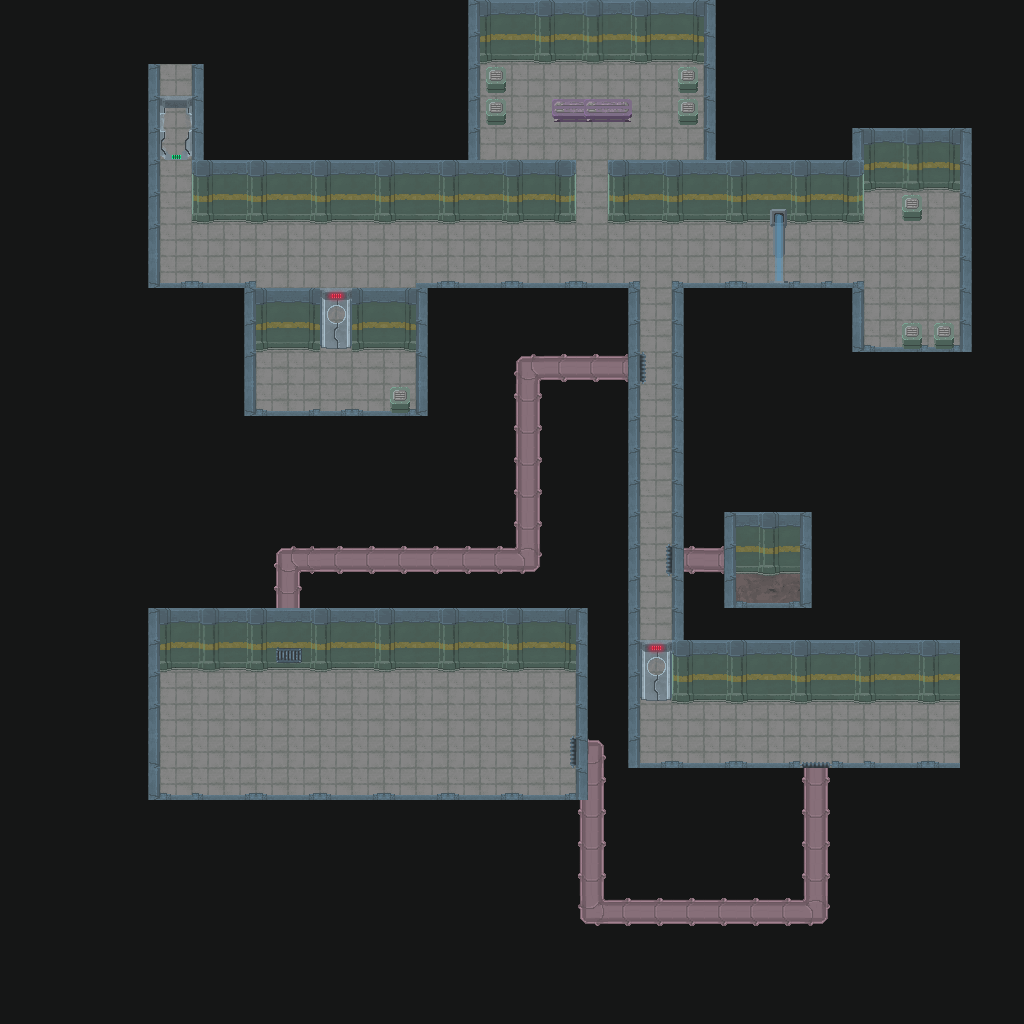

Rendered tile map (Tiled .tmx) drawn with the repository's tilesets; below, a short description and the map source with its tile grids summarised:
An orthogonal 32x32 tile map with 32x32 px tiles, 5 tile layers (Background, Vents, Floor, Walls, ...) and 10 objects (5x 1, 2x 2, Teleporter, Respawn, Exit).

<map version="1.5" tiledversion="1.6.0" orientation="orthogonal" renderorder="right-down" width="32" height="32" tilewidth="32" tileheight="32" infinite="0" nextlayerid="7" nextobjectid="11">
 <tileset firstgid="1" source="tutorial.tsx" />
 <layer id="2" name="Background" width="32" height="32">
  <data>[1024 cells, 1024 non-empty, 1 distinct tile ids]</data>
 </layer>
 <layer id="6" name="Vents" width="32" height="32">
  <data>[1024 cells, 37 non-empty, 4 distinct tile ids]</data>
 </layer>
 <layer id="1" name="Floor" width="32" height="32">
  <data>[1024 cells, 245 non-empty, 3 distinct tile ids]</data>
 </layer>
 <layer id="5" name="Walls" width="32" height="32">
  <data>[1024 cells, 166 non-empty, 9 distinct tile ids]</data>
 </layer>
 <layer id="4" name="Objects" width="32" height="32">
  <data>[1024 cells, 22 non-empty, 9 distinct tile ids]</data>
 </layer>
 <objectgroup id="3" name="Events">
  <object id="1" name="Teleporter" x="592.604" y="113.274">
   <point />
  </object>
  <object id="2" name="Respawn" x="177.662" y="79.8882" rotation="180">
   <point />
  </object>
  <object id="3" name="Exit" x="951.504" y="730.918">
   <point />
  </object>
  <object id="4" name="path" type="1" x="193.163" y="695.147" width="349.362" height="73.9264" />
  <object id="5" name="path" type="1" x="668.915" y="722.571" width="259.935" height="19.0778" />
  <object id="6" name="path" type="1" x="249.204" y="236.088" width="462.636" height="32.1938" />
  <object id="7" name="VentIn" type="1" x="658.184" y="366.055">
   <point />
  </object>
  <object id="8" name="VentOut" type="1" x="284.974" y="690.377">
   <point />
  </object>
  <object id="9" name="VentIn" type="2" x="559.218" y="752.38">
   <point />
  </object>
  <object id="10" name="VentOut" type="2" x="816.768" y="752.38">
   <point />
  </object>
 </objectgroup>
</map>